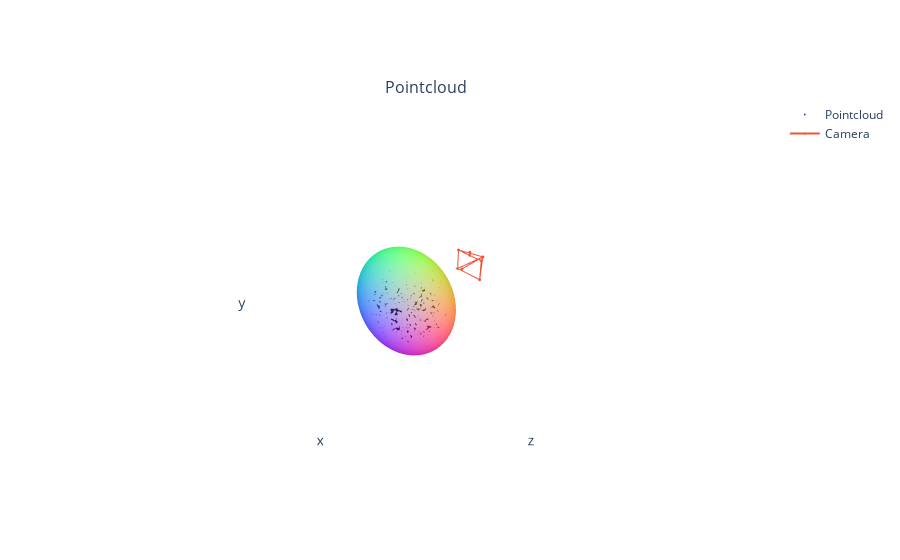

Notebook code cell kept with this figure:
### Code cell
plot_scene({
    "Pointcloud": {
        "Pointcloud": sphere_point_cloud,
        "Camera": cameras,
    },
})

### Figure 1 — Plotly figure (JSON) as saved in the notebook; plotly's stock layout.template omitted (floating-point values rounded to 4 significant figures; data arrays with more than 128 entries replaced by an {"elided": "..."} marker saying what was removed)
{"data": [{"marker": {"color": {"elided": "20000 str values"}, "size": 1}, "mode": "markers", "name": "Pointcloud", "scene": "scene", "type": "scatter3d", "x": {"elided": "20000 float values"}, "y": {"elided": "20000 float values"}, "z": {"elided": "20000 float values"}}, {"marker": {"size": 1}, "name": "Camera", "scene": "scene", "type": "scatter3d", "x": [-0.3, 0.0, 0.0, 0.0, 0.3, 0.3, -0.3, -0.3, 0.0, 0.3, 0.3, 0.0, -0.3, 0.0, 0.0], "y": [0.225, 0.225, 0.3, 0.225, 0.225, -0.225, -0.225, 0.225, 0.0, 0.225, -0.225, 0.0, -0.225, 0.0, 0.0], "z": [-2.4, -2.4, -2.4, -2.4, -2.4, -2.4, -2.4, -2.4, -3.0, -2.4, -2.4, -3.0, -2.4, -3.0, -2.1]}], "layout": {"annotations": [{"font": {"size": 16}, "showarrow": false, "text": "Pointcloud", "x": 0.5, "xanchor": "center", "xref": "paper", "y": 1, "yanchor": "bottom", "yref": "paper"}], "scene": {"aspectmode": "cube", "camera": {"up": {"x": 0, "y": 1, "z": 0}}, "domain": {"x": [0, 1], "y": [0, 1]}, "xaxis": {"backgroundcolor": "#fff", "range": [-2.001, 1.999], "showaxeslabels": false, "showgrid": false, "showline": false, "showticklabels": false, "ticks": "", "zeroline": false}, "yaxis": {"backgroundcolor": "#fff", "range": [-2.002, 1.998], "showaxeslabels": false, "showgrid": false, "showline": false, "showticklabels": false, "ticks": "", "zeroline": false}, "zaxis": {"backgroundcolor": "#fff", "range": [-3.4, 1.997], "showaxeslabels": false, "showgrid": false, "showline": false, "showticklabels": false, "ticks": "", "zeroline": false}}}}
